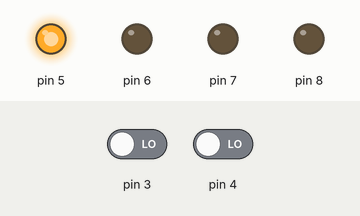
Bench run of a sketch on a simulated Arduino Uno, built with avr-gcc and run on an emulated ATmega328P. Shown: output pins drawn as LEDs (lit = HIGH). The test bench sets the inputs (shaded band); at power-on: pin 3 LOW, pin 4 LOW.

Above: at 1.2 s.
1.3 s: pin 3 driven HIGH
At 2.1 s:
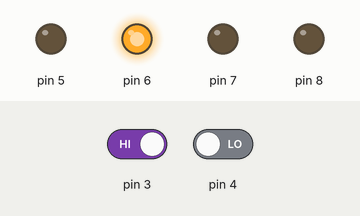
2.8 s: pin 4 driven HIGH
At 3.2 s:
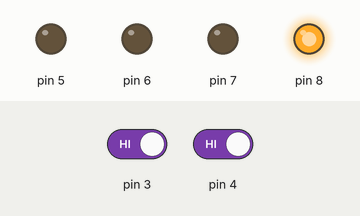
4.3 s: pin 3 driven LOW
At 5.5 s:
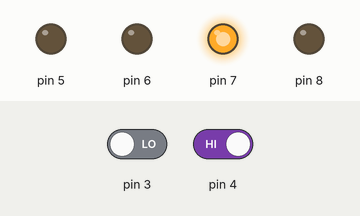
5.8 s: pin 4 driven LOW
At 6.7 s:
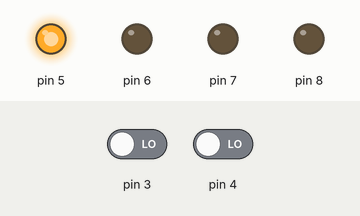
Timing chart, 0 to 8.3 s (numbered marks = the images above; inputs shaded):
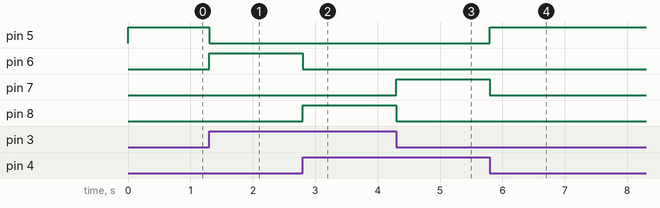

The sketch:

exp7.ino
```cpp
int A,B,C,D,a,b;
// A = D0, B= D1, C =D2, D = D3, a=A0; b = A1;

void setup() {
  pinMode(3, INPUT);
  pinMode(4, INPUT);
  pinMode(5, OUTPUT);
  pinMode(6, OUTPUT);
  pinMode(7, OUTPUT);
  pinMode(8, OUTPUT);
}

void loop() {
  a = digitalRead(3);
  b = digitalRead(4);

  A = !a&&!b;
  B = a&&!b;
  C = !a&&b;
  D = a&&b;

 digitalWrite(5, A);
 digitalWrite(6, B);
 digitalWrite(7, C);
 digitalWrite(8, D);
}
```

Measured:
- after the input at 1.3 s, pin 5: HIGH → LOW at once; pin 6: LOW → HIGH at once
- after the input at 2.8 s, pin 6: HIGH → LOW at once; pin 8: LOW → HIGH at once
- after the input at 4.3 s, pin 7: LOW → HIGH at once; pin 8: HIGH → LOW at once
- after the input at 5.8 s, pin 5: LOW → HIGH at once; pin 7: HIGH → LOW at once
